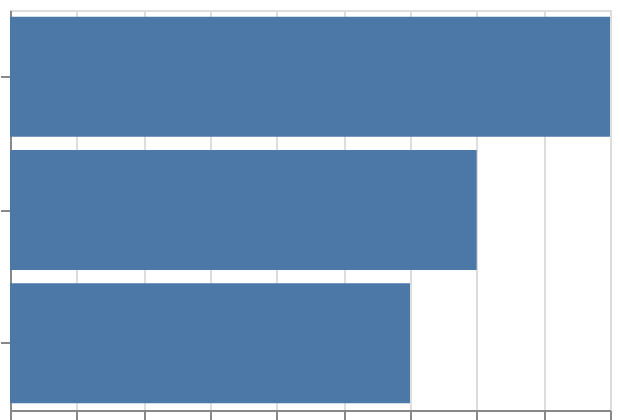

Express this chart as Vega-Lite.
### Vega-Lite specification from a JSON file in a GitHub repository (floating-point values rounded to 4 significant figures)
{"$schema": "https://vega.github.io/schema/vega-lite/v6.json", "padding": 5, "autosize": "none", "width": 300, "height": 200, "data": {"name": "table", "values": [{"c": "A", "g": "p", "x": 1, "y": 2, "v": 5, "t": "2024-01-15", "o": {"v": 3}, "IMDB Rating": 6.1, "d": "x1"}, {"c": "B", "g": "q", "x": 2, "y": 4, "v": 9, "t": "2024-02-20", "o": {"v": 7}, "IMDB Rating": 7.4, "d": "x2"}, {"c": "A", "g": "q", "x": 3, "y": 3, "v": 2, "t": "2024-03-05", "o": {"v": 1}, "IMDB Rating": 5.2, "d": "x1"}, {"c": "C", "g": "p", "x": 4, "y": 6, "v": 7, "t": "2024-05-30", "o": {"v": 4}, "IMDB Rating": 8.8, "d": "x3"}, {"c": "B", "g": "p", "x": 5, "y": 5, "v": 4, "t": "2024-07-11", "o": {"v": 9}, "IMDB Rating": 6.9, "d": "x2"}, {"c": "C", "g": "q", "x": 6, "y": 8, "v": 6, "t": "2024-09-02", "o": {"v": 2}, "IMDB Rating": 7.7, "d": "x3"}, {"c": "A", "g": "p", "x": 7, "y": 7, "v": 8, "t": "2024-11-25", "o": {"v": 5}, "IMDB Rating": 4.4, "d": "x1"}, {"c": "B", "g": "q", "x": 8, "y": 9, "v": 3, "t": "2024-12-31", "o": {"v": 8}, "IMDB Rating": 9.1, "d": "x2"}]}, "mark": "bar", "encoding": {"y": {"field": "c", "type": "nominal", "sort": "-x"}, "x": {"field": "y", "type": "quantitative", "aggregate": "sum"}}}
